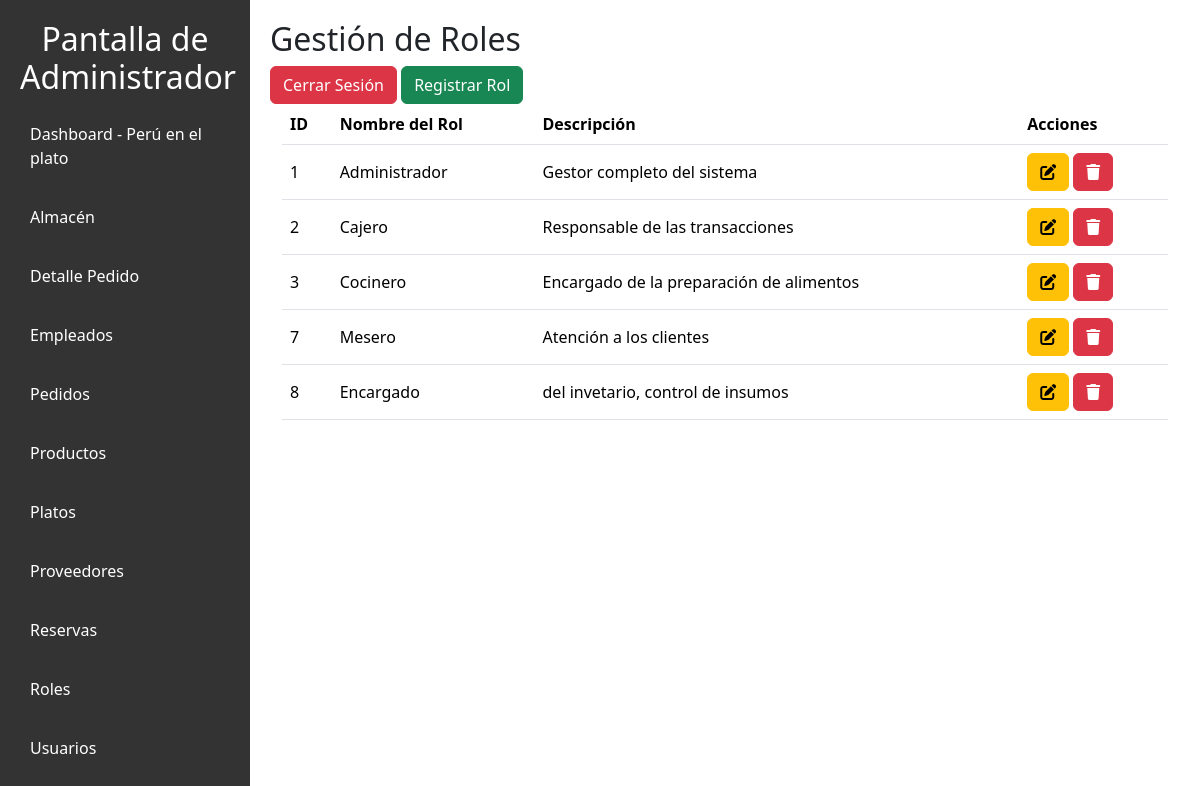
Screenshot of /vista/roles.php with the database file from the repository.
### tables this page shows
CREATE TABLE `roles` (
  `id_rol` int(11) NOT NULL,
  `nombre_rol` varchar(50) DEFAULT NULL,
  `descripcion` varchar(255) DEFAULT NULL
);

### MODELO/rol.php (called while the page is built, shortened)
<?php
class Rol {
    private $conexion;
    public function __construct($conexion) {
        $this->conexion = $conexion;
    }
    public function obtenerRoles() {
        $sql = "SELECT * FROM roles";
        return $this->conexion->query($sql);
    }
}
?>

### vista/roles.php (the view, shortened to what this page needs)
<?php
require_once "../config/conexion.php";
require_once "../modelo/rol.php";
$rolModelo = new Rol($conexion);
$roles = $rolModelo->obtenerRoles();
?>
<!DOCTYPE html>
<html lang="en">
<head>
    <link rel="stylesheet" href="../public/styles/admi.css">
    <link rel="stylesheet" href="../public/styles/tablas.css">
    <link href="https://cdn.jsdelivr.net/npm/bootstrap@5.3.3/dist/css/bootstrap.min.css" rel="stylesheet">
</head>
<body>
    <nav class="sidebar">
        <h2>Pantalla de Administrador</h2>
        <ul>
            <li><a href="../vista/admin_dashboard.php">Dashboard - Perú en el plato</a></li>
            <li><a href="../vista/almacen.php">Almacén</a></li>
            <li><a href="../vista/detalle_pedido.php">Detalle Pedido</a></li>
            <li><a href="../vista/empleados.php">Empleados</a></li>
            <li><a href="../vista/pedidos.php">Pedidos</a></li>
            <li><a href="../vista/productos.php">Productos</a></li>
            <li><a href="../vista/platos.php">Platos</a></li>
            <li><a href="../vista/proveedores.php">Proveedores</a></li>
            <li><a href="../vista/reservas.php">Reservas</a></li>
            <li><a href="../vista/roles.php">Roles</a></li>
            <li><a href="../vista/usuario.php">Usuarios</a></li>
        </ul>
    </nav>
    <div class="main-content">
        <h2>Gestión de Roles</h2>
        <a href="../controlador/logout.php" class="btn btn-danger">Cerrar Sesión</a>
        <button type="button" class="btn btn-success" data-bs-toggle="modal" data-bs-target="#registroModal">Registrar Rol</button>
        <div class="container-fluid">
            <table class="table">
                <thead class="bg-info">
                    <tr>
                        <th>ID</th>
                        <th>Nombre del Rol</th>
                        <th>Descripción</th>
                        <th>Acciones</th>
                </thead>
                <tbody>
                    <?php while ($rol = $roles->fetch_assoc()): ?>
                        <tr>
                            <td><?= $rol['id_rol'] ?></td>
                            <td><?= $rol['nombre_rol'] ?></td>
                            <td><?= $rol['descripcion'] ?></td>
                            <td>
                                <button type="button" class="btn btn-warning" data-bs-toggle="modal" data-bs-target="#modificarModal<?= $rol['id_rol'] ?>"><i class="fa-solid fa-pen-to-square"></i>
                                </button>
                                <a href="../controlador/CRUDrol.php?accion=eliminar&id=<?= $rol['id_rol'] ?>" class="btn btn-danger" onclick="return confirm('¿Estás seguro de eliminar este rol?');"><i class="fa-solid fa-trash"></i></a>
                            </td>
                        </tr>
                    <?php endwhile; ?>
                </tbody>
            </table>
        </div>
    </div>
</body>
</html>

### public/styles/admi.css (style rules this page uses)
body { font-family: Arial, sans-serif; margin: 0; padding: 0; background-color: #f4f4f4; height: 100vh; }
.sidebar { width: 250px; background-color: #333; color: #fff; padding: 20px; }
.sidebar h2 { text-align: center; }
.sidebar ul { list-style: none; padding: 0; }
.sidebar ul li { margin: 15px 0; }
.sidebar ul li a { color: #fff; text-decoration: none; padding: 10px; display: block; transition: background 0.3s; }
table { width: 100%; border-collapse: collapse; margin-bottom: 20px; }
th, td { padding: 8px; text-align: left; border: 1px solid #ddd; }
th { background-color: #f2f2f2; }
.btn-danger { background-color: #dc3545; color: white; padding: 10px 15px; border: none; border-radius: 4px; cursor: pointer; text-decoration: none; }
.table { width: 100%; margin-bottom: 0; }
.table thead { position: sticky; top: 0; background-color: #f8f9fa; z-index: 10; }
.table th { background-color: #f8f9fa; color: #6c757d; border-bottom: 2px solid #dee2e6; font-weight: 600; }
.table td { vertical-align: middle; padding: 12px; }
.table tr:nth-child(even) { background-color: #f2f2f2; }
.btn { transition: box-shadow 0.3s ease, transform 0.3s ease; }

### public/styles/tablas.css (style rules this page uses)
body { display: flex; }
.sidebar { width: 250px; }
.main-content { flex: 1; padding: 20px; }
.table { width: 100%; }

### rows the page displays
roles: id_rol "1", nombre_rol "Administrador", descripcion "Gestor completo del sistema"
roles: id_rol "2", nombre_rol "Cajero", descripcion "Responsable de las transacciones"
roles: id_rol "3", nombre_rol "Cocinero", descripcion "Encargado de la preparación de alimentos"
roles: id_rol "7", nombre_rol "Mesero", descripcion "Atención a los clientes"
roles: id_rol "8", nombre_rol "Encargado", descripcion "del invetario, control de insumos"
